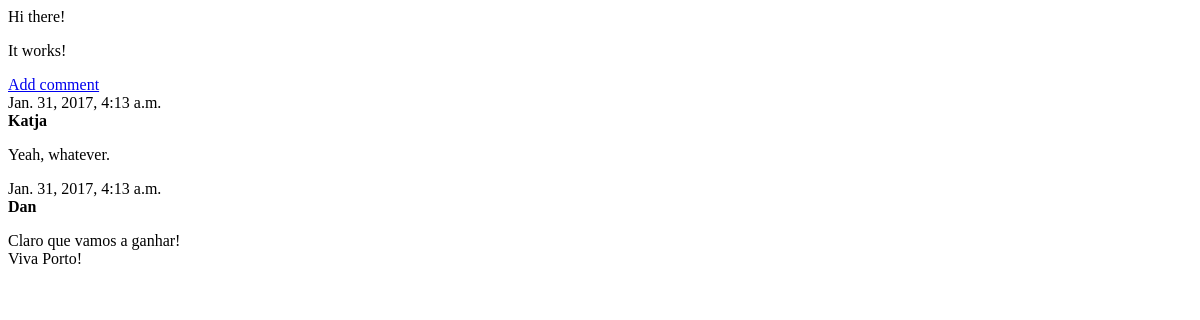
Before: / with the older database file.
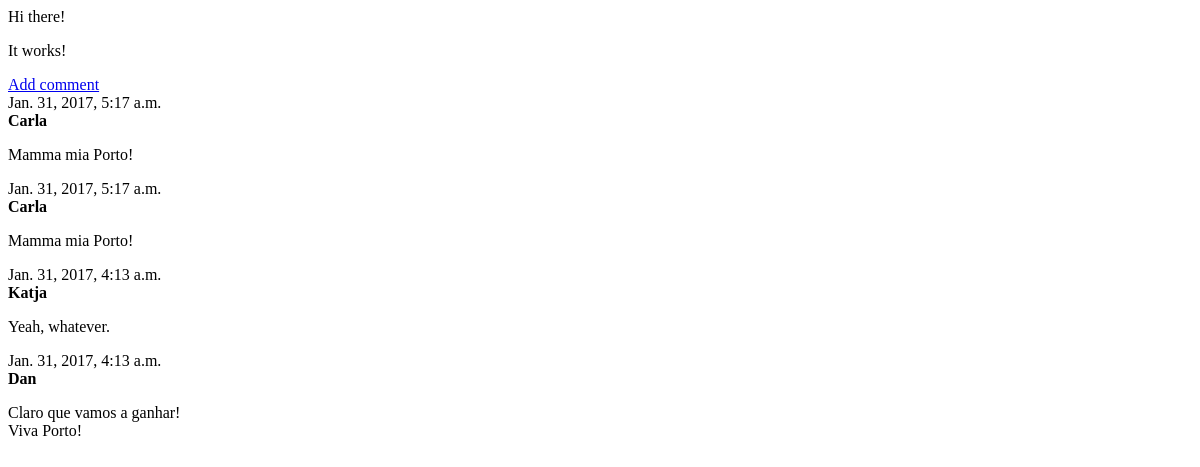
After: the same page with the newer database file.
### post/models.py (models this page shows, shortened)
class Comment(models.Model):
    author = models.CharField(max_length=50)
    email = models.EmailField(max_length=75)
    text = models.TextField()
    created_date = models.DateTimeField(default=timezone.now)
    approved_comment = models.BooleanField(default=False)

### post/views.py (the view)
# urls.py: url(r'^$', views.index, name='index'),
def index(request):
    lasts_comment_list = Comment.objects.order_by('-created_date')[:5]
    comment_list = Comment.objects.all()
    context = {'lasts_comment_list': lasts_comment_list}
    return render(request, 'post/index.html', context)

### post/templates/post/index.html (shortened to what this page needs)
<html>
    <head>
    </head>
    <body>
        <p>Hi there!</p>
        <p>It works!</p>
        <a class="btn btn-default" href="{% url 'add_comment_to_post' %}">Add comment</a>
        {% for comment in lasts_comment_list %}
            <div class="comment">
                <div class="date">{{ comment.created_date }}</div>
                <strong>{{ comment.author }}</strong>
                <p>{{ comment.text|linebreaks }}</p>
            </div>
        {% empty %}
            <p>No comments here yet :(</p>
        {% endfor %}
    </body>
</html>

Changed rows visible on the page:
added Comment: created_date "Jan. 31, 2017, 5:17 a.m.", author "Carla", text "Mamma mia Porto!"
added Comment: created_date "Jan. 31, 2017, 5:17 a.m.", author "Carla", text "Mamma mia Porto!"
